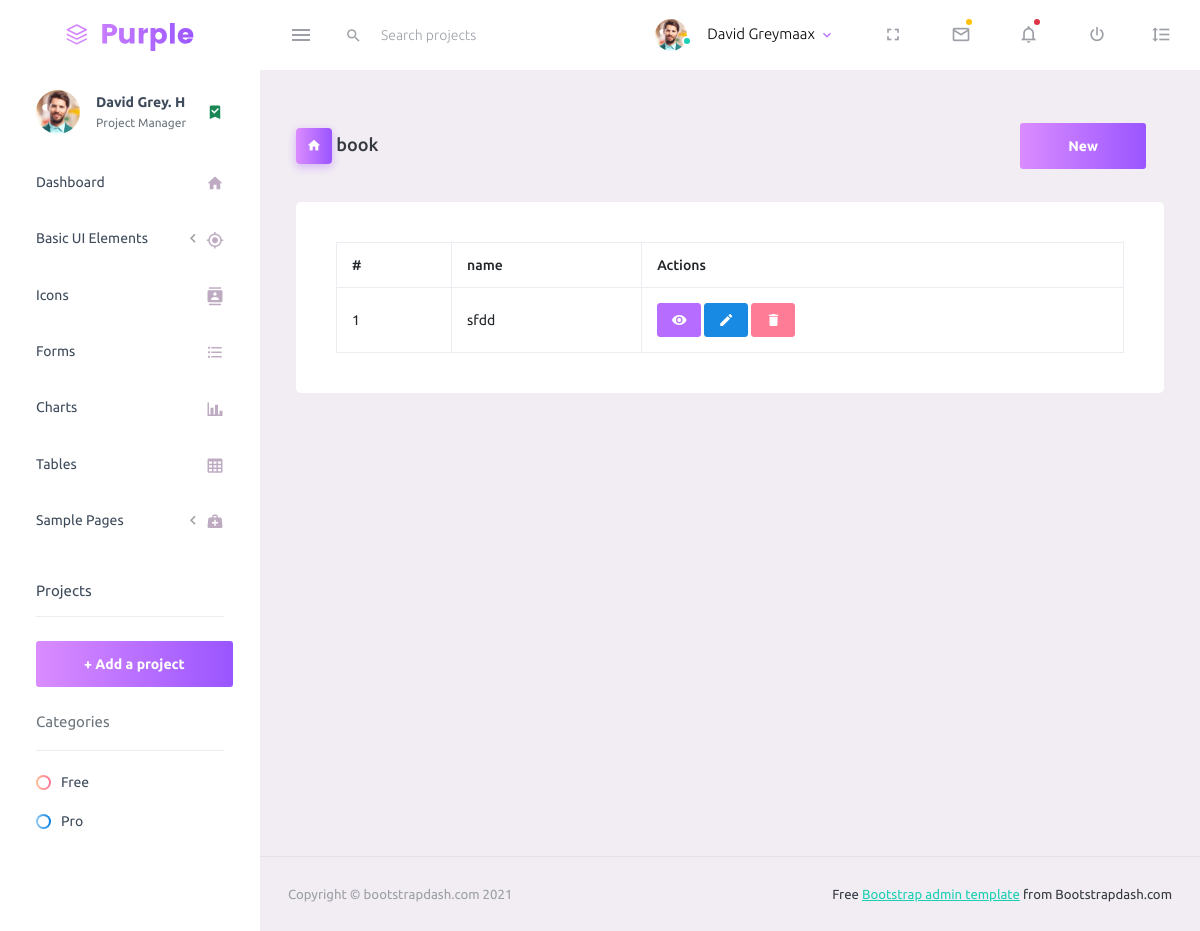
/book-list/ (signed in), run on an earlier commit of the app's database.
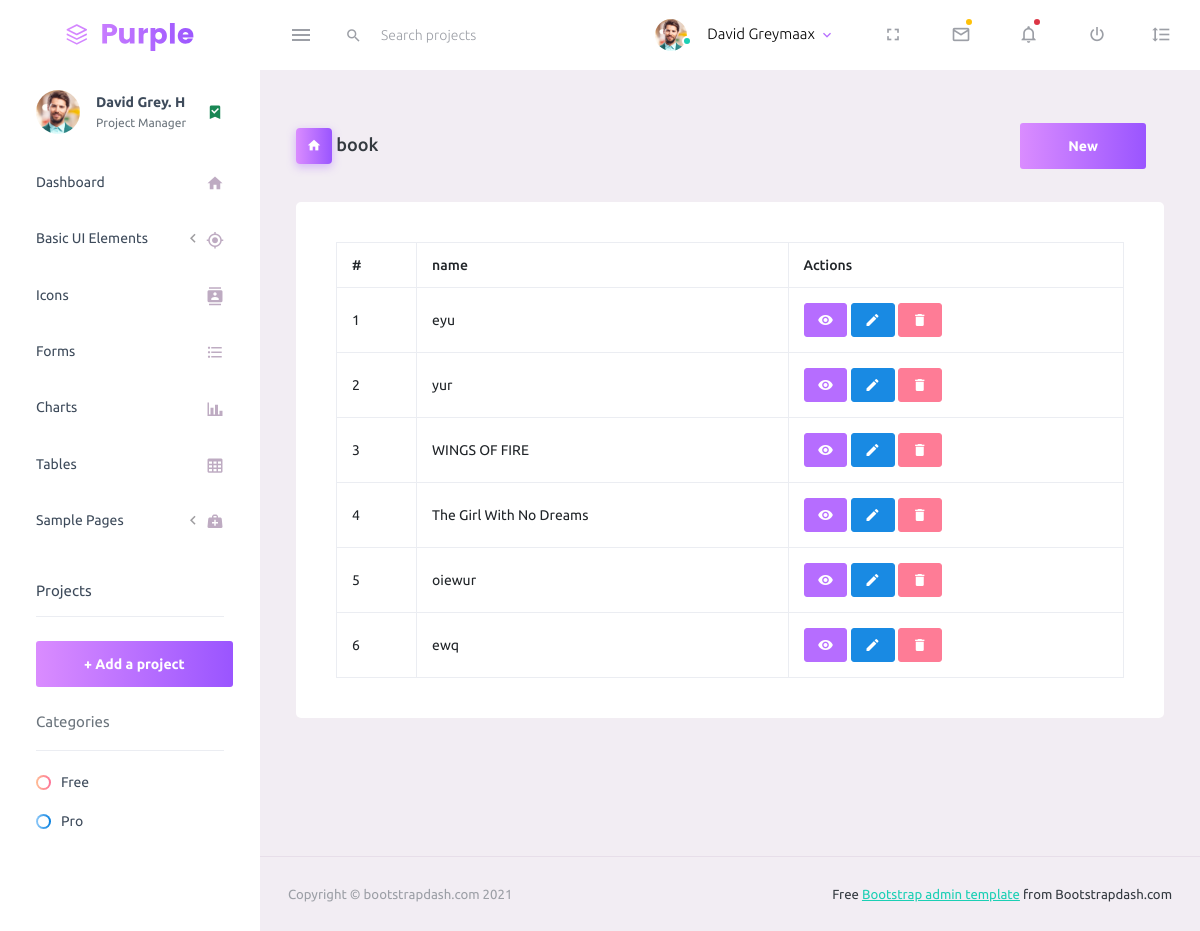
And on a later commit of the database.
### app/models.py (models this page shows, shortened)
class Book(models.Model):
    title = models.CharField(max_length=100)
    slug = models.SlugField(max_length=100, unique=True)
    year = models.IntegerField()
    author = models.ForeignKey(BookAuthor, on_delete=models.CASCADE, related_name="books")
    cover = models.ImageField("Book cover", upload_to="covers/", blank=True ,help_text="lorem jskauhi ugqywgq vhvahg svcaytsf")
    description = models.TextField(blank=True)
    price = models.DecimalField(max_digits=6, decimal_places=2)
    is_special = models.BooleanField(default=False)
    is_trending = models.BooleanField(default=False)
    def get_absolute_url(self):
        return reverse_lazy('app:bookdetail', kwargs={'pk': self.pk})
    def get_update_url(self):
        return reverse_lazy('app:bookupdate', kwargs={'pk': self.pk})
    def get_delete_url(self):
        return reverse_lazy('app:bookdelete', kwargs={'pk': self.pk})

### app/views.py (the view, shortened to what this page needs)
# urls.py: path("book-list/", views.BookList.as_view(), name="booklist"),
class BookList(LoginRequiredMixin, ListView):
    model=Book
    fields="__all__"
    template_name = "web/book_list.html"
    def get_context_data(self, **kwargs):
        context = super().get_context_data(**kwargs)
        context["title"] = 'book'
        return context

### templates/web/book_list.html
{% extends 'web/base.html' %}
{% load static %}
{% block content %}
<div class="page-header">
    <h3 class="page-title">
        <span class="page-title-icon bg-gradient-primary text-white mr-2">
            <i class="mdi mdi-home"></i>
        </span> {{title}}
    </h3>
    {% if request.user.is_superuser %}
    <nav aria-label="breadcrumb">
        <ul class="breadcrumb">
            <li class="breadcrumb-item active" aria-current="page">
                <a href="{{object_list.0.new_link}}" class="btn btn-lg btn-gradient-primary">New </a>
            </li>
        </ul>
    </nav>
    {% endif %}
</div>
<div class="row">
    <div class="col-lg-12 grid-margin stretch-card">
        <div class="card">
            <div class="card-body">
                {% if object_list %}
                <div class="table-responsive">
                    <table class="table table-bordered table-hover border" style="width:100%;">
                        <thead>
                            <tr>
                                <th> # </th>
                                <th> name </th>
                                {% if request.user.is_superuser %}<th> Actions </th>{% endif %}
                            </tr>
                        </thead>
                        <tbody>
                            {% for object in object_list %}
                            <tr>
                                <td>{{forloop.counter}}</td>
                                <td> {{object.title}} </td>
                                {% if request.user.is_superuser %}
                                <td>
                                  <a href="{{object.get_absolute_url}}" class="btn btn-sm btn-circle btn-primary"><i class="mdi mdi-eye"></i></a>
                                    <a href="{{object.get_update_url}}" class="btn btn-sm btn-circle btn-info"><i class="mdi mdi-pencil"></i></a>
                                    <a href="{{object.get_delete_url}}" class="btn btn-sm btn-circle btn-danger"><i class="mdi mdi-delete"></i></a>
                                </td>
                                {% endif %}
                            </tr>
                            {% endfor %}
                        </tbody>
                    </table>
                </div>
                {% else %}
                <small class="mb-0">No  exists.</small>
                {% endif %}
            </div>
        </div>
    </div>
</div>
{% endblock content %}

### templates/web/base.html (shortened to what this page needs)
{% load static %}
<!DOCTYPE html>
<html lang="en">
<head>
    <link rel="stylesheet" href="{% static 'web/assets/vendors/mdi/css/materialdesignicons.min.css' %}">
    <link rel="stylesheet" href="{% static 'web/assets/vendors/css/vendor.bundle.base.css' %}">
    <link rel="stylesheet" href="{% static 'web/assets/css/style.css' %}">
</head>
<body>
    <div class="container-scroller">
        {% include 'web/partials/_navbar.html' %}
        <div class="container-fluid page-body-wrapper">
            {% include 'web/partials/_sidebar.html' %}
            <div class="main-panel">
                <div class="content-wrapper">
                    {% block content %}
                    {% endblock content %}
                </div>
                {% include 'web/partials/_footer.html' %}
            </div>
        </div>
    </div>
</body>
</html>

### templates/web/partials/_navbar.html (shortened to what this page needs)
{% load static %}
<nav class="navbar default-layout-navbar col-lg-12 col-12 p-0 fixed-top d-flex flex-row">
  <div class="text-center navbar-brand-wrapper d-flex align-items-center justify-content-center">
    <a class="navbar-brand brand-logo" href="index.html"><img src="{% static 'web/assets/images/logo.svg' %}"
        alt="logo" /></a>
  </div>
  <div class="navbar-menu-wrapper d-flex align-items-stretch">
    <button class="navbar-toggler navbar-toggler align-self-center" type="button" data-toggle="minimize">
      <span class="mdi mdi-menu"></span>
    </button>
    <div class="search-field d-none d-md-block">
      <form class="d-flex align-items-center h-100" action="#">
        <div class="input-group">
          <div class="input-group-prepend bg-transparent">
            <i class="input-group-text border-0 mdi mdi-magnify"></i>
          </div>
          <input type="text" class="form-control bg-transparent border-0" placeholder="Search projects">
        </div>
      </form>
    </div>
    <ul class="navbar-nav navbar-nav-right">
      <li class="nav-item nav-profile dropdown">
        <a class="nav-link dropdown-toggle" id="profileDropdown" href="#" data-bs-toggle="dropdown"
          aria-expanded="false">
          <div class="nav-profile-img">
            <img src="{% static 'web/assets/images/faces/face1.jpg' %}" alt="image">
            <span class="availability-status online"></span>
          </div>
          <div class="nav-profile-text">
            <p class="mb-1 text-black">David Greymaax</p>
          </div>
        </a>
      </li>
      <li class="nav-item d-none d-lg-block full-screen-link">
        <a class="nav-link">
          <i class="mdi mdi-fullscreen" id="fullscreen-button"></i>
        </a>
      </li>
      <li class="nav-item dropdown">
        <a class="nav-link count-indicator dropdown-toggle" id="messageDropdown" href="#" data-bs-toggle="dropdown"
          aria-expanded="false">
          <i class="mdi mdi-email-outline"></i>
          <span class="count-symbol bg-warning"></span>
        </a>
      </li>
      <li class="nav-item dropdown">
        <a class="nav-link count-indicator dropdown-toggle" id="notificationDropdown" href="#"
          data-bs-toggle="dropdown">
          <i class="mdi mdi-bell-outline"></i>
          <span class="count-symbol bg-danger"></span>
        </a>
      </li>
      <li class="nav-item nav-logout d-none d-lg-block">
        <a class="nav-link" href="#">
          <i class="mdi mdi-power"></i>
        </a>
      </li>
      <li class="nav-item nav-settings d-none d-lg-block">
        <a class="nav-link" href="#">
          <i class="mdi mdi-format-line-spacing"></i>
        </a>
      </li>
    </ul>
  </div>
</nav>

### templates/web/partials/_sidebar.html (shortened to what this page needs)
{% load static %}
<nav class="sidebar sidebar-offcanvas" id="sidebar">
  <ul class="nav">
    <li class="nav-item nav-profile">
      <a href="#" class="nav-link">
        <div class="nav-profile-image">
          <img src="{% static 'web/assets/images/faces/face1.jpg' %}" alt="profile">
        </div>
        <div class="nav-profile-text d-flex flex-column">
          <span class="font-weight-bold mb-2">David Grey. H</span>
          <span class="text-secondary text-small">Project Manager</span>
        </div>
        <i class="mdi mdi-bookmark-check text-success nav-profile-badge"></i>
      </a>
    </li>
    <li class="nav-item">
      <a class="nav-link" href="{% url 'app:purple' %}">
        <span class="menu-title">Dashboard</span>
        <i class="mdi mdi-home menu-icon"></i>
      </a>
    </li>
    <li class="nav-item">
      <a class="nav-link" data-bs-toggle="collapse" href="#ui-basic" aria-expanded="false" aria-controls="ui-basic">
        <span class="menu-title">Basic UI Elements</span>
        <i class="menu-arrow"></i>
        <i class="mdi mdi-crosshairs-gps menu-icon"></i>
      </a>
    </li>
    <li class="nav-item">
      <a class="nav-link" href="{% url 'app:icons' %}">
        <span class="menu-title">Icons</span>
        <i class="mdi mdi-contacts menu-icon"></i>
      </a>
    </li>
    <li class="nav-item">
      <a class="nav-link" href="{% url 'app:forms' %}">
        <span class="menu-title">Forms</span>
        <i class="mdi mdi-format-list-bulleted menu-icon"></i>
      </a>
    </li>
    <li class="nav-item">
      <a class="nav-link" href="{% url 'app:charts' %}">
        <span class="menu-title"> Charts </span>
        <i class="mdi mdi-chart-bar menu-icon"></i>
      </a>
    </li>
    <li class="nav-item">
      <a class="nav-link" href="{% url 'app:tables' %}">
        <span class="menu-title">Tables</span>
        <i class="mdi mdi-table-large menu-icon"></i>
      </a>
    </li>
    <li class="nav-item">
      <a class="nav-link" data-bs-toggle="collapse" href="#general-pages" aria-expanded="false" aria-controls="general-pages">
        <span class="menu-title">Sample Pages</span>
        <i class="menu-arrow"></i>
        <i class="mdi mdi-medical-bag menu-icon"></i>
      </a>
    </li>
    <li class="nav-item sidebar-actions">
      <span class="nav-link">
        <div class="border-bottom">
          <h6 class="font-weight-normal mb-3">Projects</h6>
        </div>
        <button class="btn btn-block btn-lg btn-gradient-primary mt-4">+ Add a project</button>
        <div class="mt-4">
          <div class="border-bottom">
            <p class="text-secondary">Categories</p>
          </div>
          <ul class="gradient-bullet-list mt-4">
            <li>Free</li>
            <li>Pro</li>
          </ul>
        </div>
      </span>
    </li>
  </ul>
</nav>

### templates/web/partials/_footer.html
<footer class="footer">
  <div class="container-fluid d-flex justify-content-between">
    <span class="text-muted d-block text-center text-sm-start d-sm-inline-block">Copyright © bootstrapdash.com 2021</span>
    <span class="float-none float-sm-end mt-1 mt-sm-0 text-end"> Free <a href="https://www.bootstrapdash.com/bootstrap-admin-template/" target="_blank">Bootstrap admin template</a> from Bootstrapdash.com</span>
  </div>
</footer>

What changed in the data, as far as the page shows it:
removed Book: title "sfdd"
added Book: title "eyu"
added Book: title "yur"
added Book: title "WINGS OF FIRE"
added Book: title "The Girl With No Dreams"
added Book: title "oiewur"
added Book: title "ewq"
